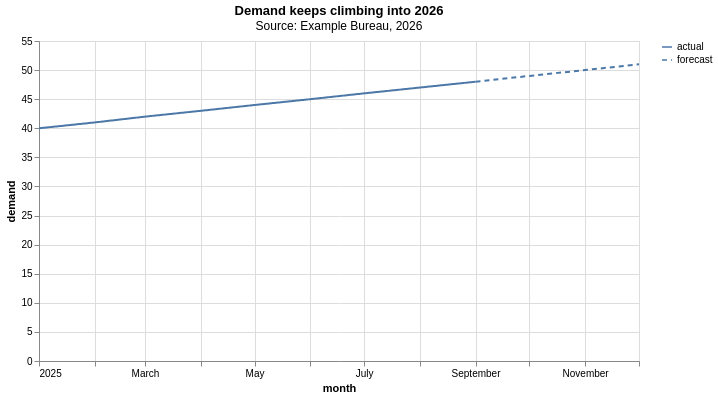

Vega-Lite specification for this chart:
### Vega-Lite specification from a JSON file in a GitHub repository (floating-point values rounded to 4 significant figures)
{"$schema": "https://vega.github.io/schema/vega-lite/v6.json", "title": {"text": "Demand keeps climbing into 2026", "subtitle": "Source: Example Bureau, 2026"}, "width": 600, "height": 320, "data": {"values": [{"month": "2025-01-01", "demand": 40, "phase": "actual"}, {"month": "2025-02-01", "demand": 41, "phase": "actual"}, {"month": "2025-03-01", "demand": 42, "phase": "actual"}, {"month": "2025-04-01", "demand": 43, "phase": "actual"}, {"month": "2025-05-01", "demand": 44, "phase": "actual"}, {"month": "2025-06-01", "demand": 45, "phase": "actual"}, {"month": "2025-07-01", "demand": 46, "phase": "actual"}, {"month": "2025-08-01", "demand": 47, "phase": "actual"}, {"month": "2025-09-01", "demand": 48, "phase": "actual"}, {"month": "2025-10-01", "demand": 49, "phase": "forecast"}, {"month": "2025-11-01", "demand": 50, "phase": "forecast"}, {"month": "2025-12-01", "demand": 51, "phase": "forecast"}, {"month": "2025-09-01", "demand": 48, "phase": "forecast"}]}, "mark": "line", "encoding": {"x": {"field": "month", "type": "temporal"}, "y": {"field": "demand", "type": "quantitative"}, "strokeDash": {"field": "phase", "type": "nominal", "title": null, "scale": {"domain": ["actual", "forecast"], "range": [[1, 0], [5, 4]]}}}}
